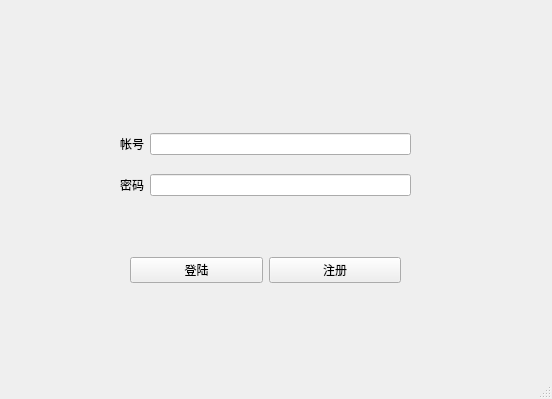
<?xml version="1.0" encoding="UTF-8"?>
<ui version="4.0">
 <class>MainWindow</class>
 <widget class="QMainWindow" name="MainWindow">
  <property name="geometry">
   <rect>
    <x>0</x>
    <y>0</y>
    <width>552</width>
    <height>399</height>
   </rect>
  </property>
  <property name="windowTitle">
   <string>MainWindow</string>
  </property>
  <widget class="QWidget" name="centralwidget">
   <widget class="QWidget" name="horizontalLayoutWidget">
    <property name="geometry">
     <rect>
      <x>130</x>
      <y>230</y>
      <width>271</width>
      <height>81</height>
     </rect>
    </property>
    <layout class="QHBoxLayout" name="horizontalLayout">
     <item>
      <widget class="QPushButton" name="btn_login">
       <property name="text">
        <string>登陆</string>
       </property>
      </widget>
     </item>
     <item>
      <widget class="QPushButton" name="btn_register">
       <property name="text">
        <string>注册</string>
       </property>
      </widget>
     </item>
    </layout>
   </widget>
   <widget class="QWidget" name="verticalLayoutWidget">
    <property name="geometry">
     <rect>
      <x>120</x>
      <y>120</y>
      <width>291</width>
      <height>91</height>
     </rect>
    </property>
    <layout class="QVBoxLayout" name="verticalLayout">
     <item>
      <layout class="QHBoxLayout" name="horizontalLayout_3">
       <item>
        <widget class="QLabel" name="label_2">
         <property name="text">
          <string>帐号</string>
         </property>
        </widget>
       </item>
       <item>
        <widget class="QLineEdit" name="lineEdit_account">
         <property name="placeholderText">
          <string/>
         </property>
        </widget>
       </item>
      </layout>
     </item>
     <item>
      <layout class="QHBoxLayout" name="horizontalLayout_2">
       <item>
        <widget class="QLabel" name="label">
         <property name="text">
          <string>密码</string>
         </property>
        </widget>
       </item>
       <item>
        <widget class="QLineEdit" name="lineEdit_password"/>
       </item>
      </layout>
     </item>
    </layout>
   </widget>
  </widget>
  <widget class="QMenuBar" name="menubar">
   <property name="geometry">
    <rect>
     <x>0</x>
     <y>0</y>
     <width>552</width>
     <height>26</height>
    </rect>
   </property>
  </widget>
  <widget class="QStatusBar" name="statusbar"/>
 </widget>
 <resources/>
 <connections/>
</ui>
